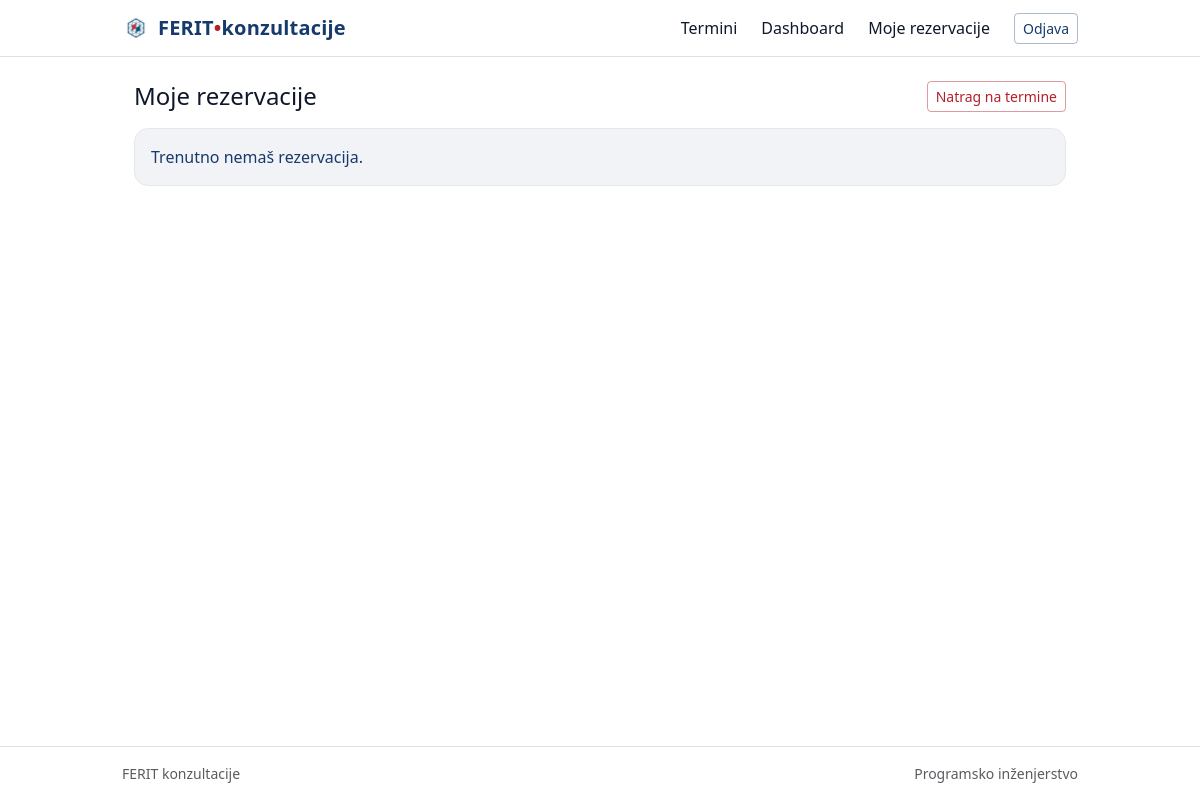
The app's page /my-bookings/ (signed in), older data.
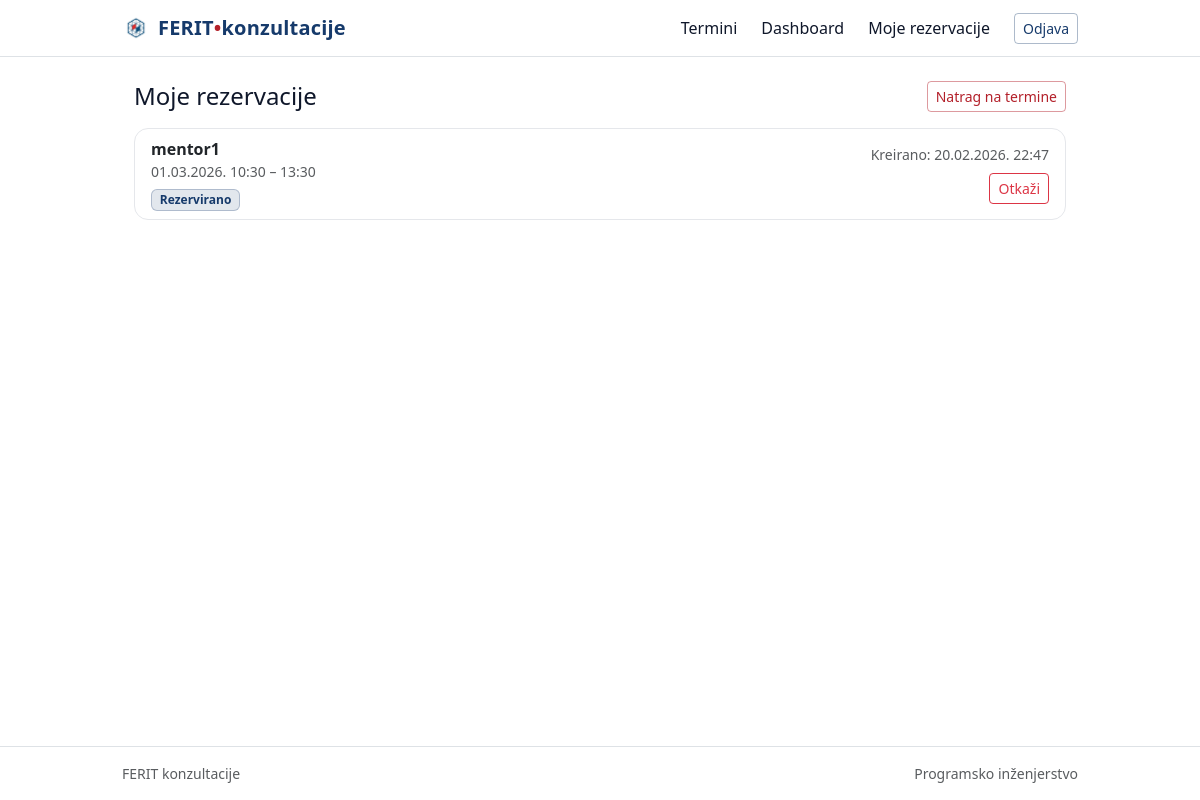
The same page, newer data.
### booking/models.py (models this page shows, shortened)
class Booking(models.Model):
    STATUS_CHOICES = [
        ('booked', 'Booked'),
        ('cancelled', 'Cancelled'),
    ]
    slot = models.ForeignKey(
        'AvailabilitySlot',
        on_delete=models.CASCADE,
        related_name='bookings',
    )
    student = models.ForeignKey(
        settings.AUTH_USER_MODEL,
        on_delete=models.CASCADE,
        related_name='bookings',
    )
    status = models.CharField(max_length=20, choices=STATUS_CHOICES, default='booked')
    created_at = models.DateTimeField(default=timezone.now)
    class Meta:
        constraints = [
            models.UniqueConstraint(fields=['slot'], name='unique_booking_per_slot'),
        ]

class AvailabilitySlot(models.Model):
    mentor = models.ForeignKey(
        settings.AUTH_USER_MODEL, on_delete=models.CASCADE, related_name="availability_slots"
    )
    start_at = models.DateTimeField()
    end_at = models.DateTimeField()
    is_active = models.BooleanField(default=True)
    class Meta:
        ordering = ["start_at"]
        constraints = [
            models.CheckConstraint(
                check=models.Q(end_at__gt=models.F("start_at")),
                name="slot_end_after_start",
            ),
        ]

### booking/views.py (the view)
# urls.py: path("my-bookings/", views.MyBookingsView.as_view(), name="my_bookings"),
class MyBookingsView(LoginRequiredMixin, ListView):
    template_name = "booking/my_bookings.html"
    context_object_name = "bookings"
    def get_queryset(self):
        return (
            Booking.objects.filter(student=self.request.user)
            .select_related("slot", "slot__mentor")
            .order_by("-created_at")
        )

### accounts/context_processors.py (called while the page is built)
def role_flags(request):
    user = request.user
    is_mentor = False
    is_student = False
    if user.is_authenticated:
        is_mentor = user.is_superuser or user.groups.filter(name="mentor").exists()
        is_student = not is_mentor  # svi ostali prijavljeni korisnici tretiraju se kao studenti
    return {
        "is_mentor": is_mentor,
        "is_student": is_student,
    }

### templates/booking/my_bookings.html (shortened to what this page needs)
{% extends "base.html" %}
{% block content %}
<div class="container">
  <div class="d-flex justify-content-between align-items-center mb-3">
    <h1 class="h4 mb-0">Moje rezervacije</h1>
    <a class="btn btn-outline-primary btn-sm" href="{% url 'booking:home' %}">
      Natrag na termine
    </a>
  </div>
  {% if bookings %}
    <div class="list-group">
      {% for b in bookings %}
        <div class="list-group-item d-flex justify-content-between align-items-center">
          <div>
            <div class="fw-semibold">{{ b.slot.mentor.username }}</div>
            <div class="text-muted small">
              {{ b.slot.start_at|date:"d.m.Y. H:i" }} – {{ b.slot.end_at|date:"H:i" }}
            </div>
            <div class="mt-1">
              {% if b.status == "booked" %}
                <span class="badge bg-success">Rezervirano</span>
              {% elif b.status == "cancelled" %}
                <span class="badge bg-secondary">Otkazano</span>
              {% else %}
                <span class="badge bg-secondary">{{ b.get_status_display }}</span>
              {% endif %}
            </div>
          </div>
          <div class="text-end">
            <div class="text-muted small mb-2">
              Kreirano: {{ b.created_at|date:"d.m.Y. H:i" }}
            </div>
            {% if b.status == "booked" %}
              <a class="btn btn-sm btn-outline-danger"
                 href="{% url 'booking:cancel_booking' booking_id=b.id %}">
                Otkaži
              </a>
            {% endif %}
          </div>
        </div>
      {% endfor %}
    </div>
  {% else %}
    <div class="alert alert-info">
      Trenutno nemaš rezervacija.
    </div>
  {% endif %}
</div>
{% endblock %}

Row changes from the older to the newer data that the page shows:
added Booking: slot.mentor.username "mentor1", slot.start_at "01.03.2026. 10:30", slot.end_at "13:30", status "Rezervirano", created_at "20.02.2026. 22:47"
Text that changed along with them:
text no longer shown: "Trenutno nemaš rezervacija."
